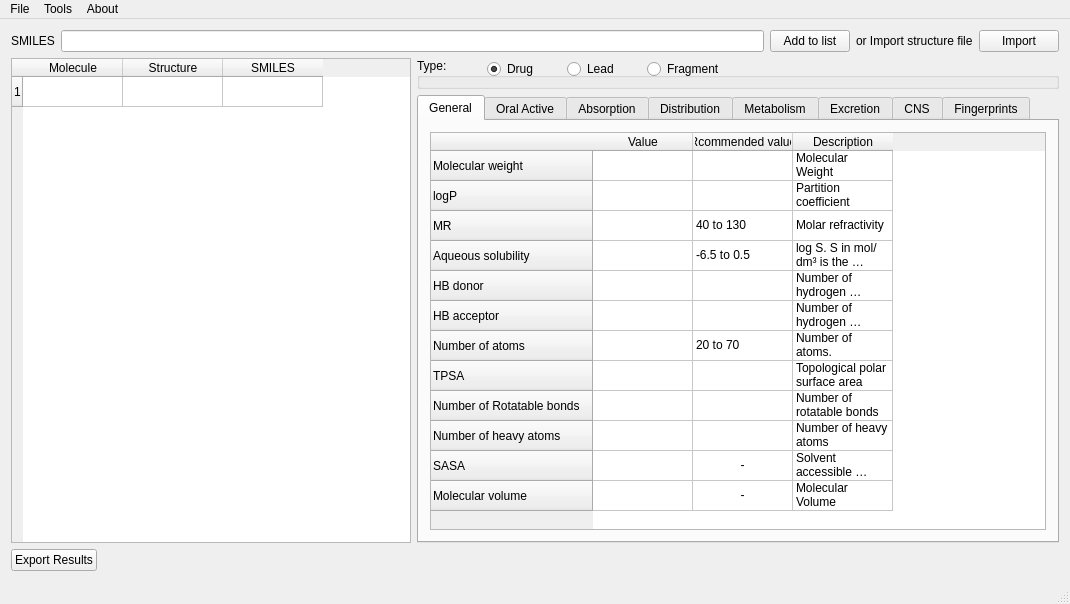
<?xml version="1.0" encoding="UTF-8"?>
<ui version="4.0">
 <class>MainWindow</class>
 <widget class="QMainWindow" name="MainWindow">
  <property name="geometry">
   <rect>
    <x>0</x>
    <y>0</y>
    <width>1070</width>
    <height>604</height>
   </rect>
  </property>
  <property name="windowTitle">
   <string>The Monkey King</string>
  </property>
  <property name="toolTip">
   <string>&lt;html&gt;&lt;head/&gt;&lt;body&gt;&lt;p&gt;&lt;br/&gt;&lt;/p&gt;&lt;/body&gt;&lt;/html&gt;</string>
  </property>
  <property name="statusTip">
   <string/>
  </property>
  <widget class="QWidget" name="centralWidget">
   <layout class="QGridLayout" name="gridLayout_2">
    <item row="1" column="0">
     <layout class="QHBoxLayout" name="horizontalLayout_2">
      <item>
       <widget class="QTableWidget" name="tb_molecule">
        <property name="maximumSize">
         <size>
          <width>400</width>
          <height>16777215</height>
         </size>
        </property>
        <row>
         <property name="text">
          <string>1</string>
         </property>
        </row>
        <column>
         <property name="text">
          <string>Molecule</string>
         </property>
        </column>
        <column>
         <property name="text">
          <string>Structure</string>
         </property>
        </column>
        <column>
         <property name="text">
          <string>SMILES</string>
         </property>
        </column>
       </widget>
      </item>
      <item>
       <layout class="QVBoxLayout" name="verticalLayout">
        <item>
         <widget class="QGroupBox" name="groupBox">
          <property name="title">
           <string>Type:</string>
          </property>
          <widget class="QRadioButton" name="radio_lead">
           <property name="geometry">
            <rect>
             <x>150</x>
             <y>0</y>
             <width>63</width>
             <height>22</height>
            </rect>
           </property>
           <property name="text">
            <string>Lead</string>
           </property>
          </widget>
          <widget class="QRadioButton" name="radio_drug">
           <property name="geometry">
            <rect>
             <x>70</x>
             <y>0</y>
             <width>64</width>
             <height>22</height>
            </rect>
           </property>
           <property name="text">
            <string>Drug</string>
           </property>
           <property name="checked">
            <bool>true</bool>
           </property>
          </widget>
          <widget class="QRadioButton" name="radio_fragment">
           <property name="geometry">
            <rect>
             <x>230</x>
             <y>0</y>
             <width>96</width>
             <height>22</height>
            </rect>
           </property>
           <property name="text">
            <string>Fragment</string>
           </property>
          </widget>
          <zorder>radio_lead</zorder>
          <zorder>radio_drug</zorder>
          <zorder>radio_fragment</zorder>
          <zorder>Property</zorder>
         </widget>
        </item>
        <item>
         <widget class="QTabWidget" name="Property">
          <property name="currentIndex">
           <number>0</number>
          </property>
          <widget class="QWidget" name="tab">
           <attribute name="title">
            <string>General</string>
           </attribute>
           <layout class="QVBoxLayout" name="verticalLayout_2">
            <item>
             <widget class="QTableWidget" name="table_general">
              <attribute name="horizontalHeaderStretchLastSection">
               <bool>false</bool>
              </attribute>
              <row>
               <property name="text">
                <string>Molecular weight</string>
               </property>
              </row>
              <row>
               <property name="text">
                <string>logP</string>
               </property>
              </row>
              <row>
               <property name="text">
                <string>MR</string>
               </property>
              </row>
              <row>
               <property name="text">
                <string>Aqueous solubility</string>
               </property>
              </row>
              <row>
               <property name="text">
                <string>HB donor</string>
               </property>
              </row>
              <row>
               <property name="text">
                <string>HB acceptor</string>
               </property>
              </row>
              <row>
               <property name="text">
                <string>Number of atoms</string>
               </property>
              </row>
              <row>
               <property name="text">
                <string>TPSA</string>
               </property>
              </row>
              <row>
               <property name="text">
                <string>Number of Rotatable bonds</string>
               </property>
              </row>
              <row>
               <property name="text">
                <string>Number of heavy atoms</string>
               </property>
              </row>
              <row>
               <property name="text">
                <string>SASA</string>
               </property>
              </row>
              <row>
               <property name="text">
                <string>Molecular volume</string>
               </property>
              </row>
              <column>
               <property name="text">
                <string>Value</string>
               </property>
              </column>
              <column>
               <property name="text">
                <string>Rcommended value</string>
               </property>
              </column>
              <column>
               <property name="text">
                <string>Description</string>
               </property>
              </column>
              <item row="0" column="1">
               <property name="text">
                <string/>
               </property>
              </item>
              <item row="0" column="2">
               <property name="text">
                <string>Molecular Weight</string>
               </property>
              </item>
              <item row="1" column="1">
               <property name="text">
                <string/>
               </property>
              </item>
              <item row="1" column="2">
               <property name="text">
                <string>Partition coefficient</string>
               </property>
              </item>
              <item row="2" column="1">
               <property name="text">
                <string>40 to 130</string>
               </property>
              </item>
              <item row="2" column="2">
               <property name="text">
                <string>Molar refractivity</string>
               </property>
              </item>
              <item row="3" column="1">
               <property name="text">
                <string>-6.5 to 0.5</string>
               </property>
              </item>
              <item row="3" column="2">
               <property name="text">
                <string>log S. S in mol/dm³ is the concentration of the solute in a saturated solution that is in equilibrium with the crystalline solid.</string>
               </property>
              </item>
              <item row="4" column="1">
               <property name="text">
                <string/>
               </property>
              </item>
              <item row="4" column="2">
               <property name="text">
                <string>Number of hydrogen bonding donor.</string>
               </property>
              </item>
              <item row="5" column="0">
               <property name="text">
                <string/>
               </property>
              </item>
              <item row="5" column="1">
               <property name="text">
                <string/>
               </property>
              </item>
              <item row="5" column="2">
               <property name="text">
                <string>Number of hydrogen bonding acceptor.</string>
               </property>
              </item>
              <item row="6" column="1">
               <property name="text">
                <string>20 to 70</string>
               </property>
              </item>
              <item row="6" column="2">
               <property name="text">
                <string>Number of atoms.</string>
               </property>
              </item>
              <item row="7" column="1">
               <property name="text">
                <string/>
               </property>
              </item>
              <item row="7" column="2">
               <property name="text">
                <string>Topological polar surface area</string>
               </property>
              </item>
              <item row="8" column="1">
               <property name="text">
                <string/>
               </property>
              </item>
              <item row="8" column="2">
               <property name="text">
                <string>Number of rotatable bonds</string>
               </property>
              </item>
              <item row="9" column="2">
               <property name="text">
                <string>Number of heavy atoms</string>
               </property>
              </item>
              <item row="10" column="1">
               <property name="text">
                <string>-</string>
               </property>
               <property name="textAlignment">
                <set>AlignHCenter|AlignVCenter|AlignCenter</set>
               </property>
              </item>
              <item row="10" column="2">
               <property name="text">
                <string>Solvent accessible surface area</string>
               </property>
              </item>
              <item row="11" column="1">
               <property name="text">
                <string>-</string>
               </property>
               <property name="textAlignment">
                <set>AlignHCenter|AlignVCenter|AlignCenter</set>
               </property>
              </item>
              <item row="11" column="2">
               <property name="text">
                <string>Molecular Volume</string>
               </property>
              </item>
             </widget>
            </item>
           </layout>
          </widget>
          <widget class="QWidget" name="tab_4">
           <attribute name="title">
            <string>Oral Active</string>
           </attribute>
           <layout class="QGridLayout" name="gridLayout_3">
            <item row="0" column="0">
             <widget class="QTableWidget" name="tb_oral">
              <attribute name="horizontalHeaderStretchLastSection">
               <bool>false</bool>
              </attribute>
              <row>
               <property name="text">
                <string>Rule of five (Lipinski's rule)</string>
               </property>
              </row>
              <row>
               <property name="text">
                <string>GSK_criteria (Veber's rule)</string>
               </property>
              </row>
              <row>
               <property name="text">
                <string>Ghose's rule</string>
               </property>
              </row>
              <row>
               <property name="text">
                <string>Gleeson's score</string>
               </property>
              </row>
              <row>
               <property name="text">
                <string>QED score</string>
               </property>
              </row>
              <column>
               <property name="text">
                <string>Value</string>
               </property>
              </column>
              <column>
               <property name="text">
                <string>Rcommended value</string>
               </property>
              </column>
              <column>
               <property name="text">
                <string>Description</string>
               </property>
              </column>
              <item row="0" column="1">
               <property name="text">
                <string/>
               </property>
              </item>
              <item row="0" column="2">
               <property name="text">
                <string>Adv. Drug Delivery Rev. 1997, 23, 3–25.   MW &lt; 500; logP &lt; 5; hydrogen‐bond donors &lt; 5 ;  hydrogen‐bond acceptors &lt; 10 </string>
               </property>
              </item>
              <item row="1" column="2">
               <property name="text">
                <string>J. Med. Chem. 2002, 45, 2615-2623.   Rotatable bonds&lt;10 ;  TPSA &lt; 140 Å²</string>
               </property>
              </item>
              <item row="2" column="2">
               <property name="text">
                <string>J. Comb. Chem. 1999, 1, 55–68 .  160≤ MW≤ 480; −0.4 ≤ cLogP ≤ 5.6; 40 ≤ molar refractivity ≤ 130; 20 ≤ number of atoms ≤ 70</string>
               </property>
              </item>
              <item row="3" column="2">
               <property name="text">
                <string>Nat. Rev. Drug Discov. 2011, 10, 197–208. Score=|2.5-logP|/2.0+|330-MW|/120 </string>
               </property>
              </item>
              <item row="4" column="2">
               <property name="text">
                <string>Nat. Chem. 2012, 24, 90-8</string>
               </property>
              </item>
             </widget>
            </item>
           </layout>
          </widget>
          <widget class="QWidget" name="tab_2">
           <attribute name="title">
            <string>Absorption</string>
           </attribute>
           <layout class="QGridLayout" name="gridLayout">
            <item row="0" column="0">
             <widget class="QTableWidget" name="table_admet">
              <row>
               <property name="text">
                <string>Caco-2 permeability</string>
               </property>
              </row>
              <row>
               <property name="text">
                <string>Caco-2 LogPapp(cm/s)</string>
               </property>
              </row>
              <row>
               <property name="text">
                <string>Human Intestinal Absorption </string>
               </property>
              </row>
              <column>
               <property name="text">
                <string>Value</string>
               </property>
              </column>
              <column>
               <property name="text">
                <string>Recommended value</string>
               </property>
              </column>
              <column>
               <property name="text">
                <string>Description</string>
               </property>
              </column>
              <item row="0" column="1">
               <property name="text">
                <string>≥ 8×10-6 cm/s</string>
               </property>
              </item>
              <item row="0" column="2">
               <property name="text">
                <string>Compound with the Caco-2 permeability value (Papp) ≥ 8×10-6 cm/s, it is labeled as high Caco-2 permeability, otherwise it is labeled as moderate-poor permeability.</string>
               </property>
              </item>
              <item row="2" column="2">
               <property name="text">
                <string>The absorption of a drug compound through the human intestinal.</string>
               </property>
              </item>
             </widget>
            </item>
           </layout>
          </widget>
          <widget class="QWidget" name="tab_6">
           <attribute name="title">
            <string>Distribution</string>
           </attribute>
           <layout class="QGridLayout" name="gridLayout_6">
            <item row="0" column="0">
             <widget class="QTableWidget" name="table_admet_2">
              <row>
               <property name="text">
                <string>Plasma Protein Binding</string>
               </property>
              </row>
              <row>
               <property name="text">
                <string>Volume of Distribution</string>
               </property>
              </row>
              <column>
               <property name="text">
                <string>Value</string>
               </property>
              </column>
              <column>
               <property name="text">
                <string>Recommended value</string>
               </property>
              </column>
              <column>
               <property name="text">
                <string>Description</string>
               </property>
              </column>
             </widget>
            </item>
           </layout>
          </widget>
          <widget class="QWidget" name="tab_7">
           <attribute name="title">
            <string>Metabolism</string>
           </attribute>
           <layout class="QGridLayout" name="gridLayout_7">
            <item row="0" column="0">
             <widget class="QTableWidget" name="table_admet_3">
              <row>
               <property name="text">
                <string>CYP1A2 inhibitor</string>
               </property>
              </row>
              <row>
               <property name="text">
                <string>CYP2C9 substrate</string>
               </property>
              </row>
              <row>
               <property name="text">
                <string>CYP2D6 inhibtor</string>
               </property>
              </row>
              <row>
               <property name="text">
                <string>CYP2D6 substrate</string>
               </property>
              </row>
              <row>
               <property name="text">
                <string>CYP3A4 inhibitor</string>
               </property>
              </row>
              <row>
               <property name="text">
                <string>CYP Inhibitory Promiscuity</string>
               </property>
              </row>
              <column>
               <property name="text">
                <string>Value</string>
               </property>
              </column>
              <column>
               <property name="text">
                <string>Recommended value</string>
               </property>
              </column>
              <column>
               <property name="text">
                <string>Description</string>
               </property>
              </column>
             </widget>
            </item>
           </layout>
          </widget>
          <widget class="QWidget" name="tab_8">
           <attribute name="title">
            <string>Excretion</string>
           </attribute>
           <layout class="QGridLayout" name="gridLayout_8">
            <item row="0" column="0">
             <widget class="QTableWidget" name="table_admet_4">
              <row>
               <property name="text">
                <string>Renal Organic Cation Transporter</string>
               </property>
              </row>
              <column>
               <property name="text">
                <string>Value</string>
               </property>
              </column>
              <column>
               <property name="text">
                <string>Recommended value</string>
               </property>
              </column>
              <column>
               <property name="text">
                <string>Description</string>
               </property>
              </column>
             </widget>
            </item>
           </layout>
          </widget>
          <widget class="QWidget" name="tab_5">
           <attribute name="title">
            <string>CNS</string>
           </attribute>
           <layout class="QGridLayout" name="gridLayout_4">
            <item row="0" column="0">
             <widget class="QTableWidget" name="tb_cns">
              <attribute name="horizontalHeaderStretchLastSection">
               <bool>false</bool>
              </attribute>
              <row>
               <property name="text">
                <string>Blood-Brain Barrier Permeability (SVM)</string>
               </property>
              </row>
              <row>
               <property name="text">
                <string>P-gp inhibitor (SVM)</string>
               </property>
              </row>
              <row>
               <property name="text">
                <string>P-gp substrate (SVM)</string>
               </property>
              </row>
              <row>
               <property name="text">
                <string>Unbound drug blood/brain concentration (Eli Lilly)</string>
               </property>
              </row>
              <row>
               <property name="text">
                <string>P-gp recognition (Envoy Therapeutics)</string>
               </property>
              </row>
              <row>
               <property name="text">
                <string>CNS drug candidate (Neuromed Technologies Inc.)</string>
               </property>
              </row>
              <row>
               <property name="text">
                <string>Brain uptake (AstraZeneca R&amp;D Södertälje)</string>
               </property>
              </row>
              <row>
               <property name="text">
                <string>Unbound drug blood/brain concentration (stepwise)</string>
               </property>
              </row>
              <column>
               <property name="text">
                <string>Value</string>
               </property>
              </column>
              <column>
               <property name="text">
                <string>Method</string>
               </property>
              </column>
              <column>
               <property name="text">
                <string>Description</string>
               </property>
              </column>
              <item row="0" column="1">
               <property name="text">
                <string>SVN</string>
               </property>
              </item>
              <item row="0" column="2">
               <property name="text">
                <string/>
               </property>
              </item>
              <item row="1" column="1">
               <property name="text">
                <string>SVM</string>
               </property>
              </item>
              <item row="2" column="1">
               <property name="text">
                <string>SVM</string>
               </property>
              </item>
              <item row="3" column="1">
               <property name="text">
                <string>cLogP &lt; 4 and TPSA 40−80 Å²</string>
               </property>
              </item>
              <item row="3" column="2">
               <property name="text">
                <string>Optimizing the ‘Drug-Like’
Properties of Leads in Drug Discovery, 1st ed.;</string>
               </property>
              </item>
              <item row="4" column="1">
               <property name="text">
                <string>HBD count &lt; 2 and
the TPSA &lt; 90 Å² (preferably &lt;70 Å² )</string>
               </property>
              </item>
              <item row="4" column="2">
               <property name="text">
                <string>J. Med. Chem. 2012, 55,
4877−4895.</string>
               </property>
              </item>
              <item row="5" column="1">
               <property name="text">
                <string>MW &lt; 450; cLogP &lt; 5; HBD &lt; 3;
HBA &lt; 7; RB &lt; 8; H-bonds &lt; 8; pK a 7.5−10.5; PSA &lt; 60−70 Å² .</string>
               </property>
              </item>
              <item row="5" column="2">
               <property name="text">
                <string>NeuroRx 2005, 2, 541−553.</string>
               </property>
              </item>
              <item row="6" column="1">
               <property name="text">
                <string>O+N&lt;5 or cLogP-O-N&gt;0</string>
               </property>
              </item>
              <item row="6" column="2">
               <property name="text">
                <string>Adv. Drug Deliv. Rev. 2002,
54, 291−313.</string>
               </property>
              </item>
             </widget>
            </item>
           </layout>
          </widget>
          <widget class="QWidget" name="tab_3">
           <attribute name="title">
            <string>Fingerprints</string>
           </attribute>
           <layout class="QVBoxLayout" name="verticalLayout_3">
            <item>
             <layout class="QHBoxLayout" name="horizontalLayout_3">
              <item>
               <widget class="QRadioButton" name="radioButton_2">
                <property name="text">
                 <string>MACCS</string>
                </property>
               </widget>
              </item>
              <item>
               <widget class="QRadioButton" name="radioButton">
                <property name="text">
                 <string>OpenBabel</string>
                </property>
               </widget>
              </item>
              <item>
               <widget class="QRadioButton" name="radioButton_3">
                <property name="text">
                 <string>Klekota Roth</string>
                </property>
               </widget>
              </item>
             </layout>
            </item>
            <item>
             <widget class="QTableWidget" name="tb_group">
              <attribute name="horizontalHeaderStretchLastSection">
               <bool>false</bool>
              </attribute>
              <column>
               <property name="text">
                <string>Value</string>
               </property>
              </column>
              <column>
               <property name="text">
                <string>Method</string>
               </property>
              </column>
              <column>
               <property name="text">
                <string>Description</string>
               </property>
              </column>
             </widget>
            </item>
           </layout>
          </widget>
         </widget>
        </item>
       </layout>
      </item>
     </layout>
    </item>
    <item row="2" column="0">
     <layout class="QHBoxLayout" name="horizontalLayout">
      <item>
       <widget class="QPushButton" name="pushButton">
        <property name="text">
         <string>Export Results</string>
        </property>
       </widget>
      </item>
      <item>
       <spacer name="horizontalSpacer">
        <property name="orientation">
         <enum>Qt::Horizontal</enum>
        </property>
        <property name="sizeHint" stdset="0">
         <size>
          <width>40</width>
          <height>20</height>
         </size>
        </property>
       </spacer>
      </item>
     </layout>
    </item>
    <item row="0" column="0">
     <layout class="QHBoxLayout" name="horizontalLayout_4">
      <item>
       <widget class="QLabel" name="label_7">
        <property name="text">
         <string>SMILES</string>
        </property>
       </widget>
      </item>
      <item>
       <widget class="QLineEdit" name="le_SMILE"/>
      </item>
      <item>
       <widget class="QPushButton" name="bt_add2list">
        <property name="text">
         <string>Add to list</string>
        </property>
       </widget>
      </item>
      <item>
       <widget class="QLabel" name="label_8">
        <property name="text">
         <string>or Import structure file</string>
        </property>
       </widget>
      </item>
      <item>
       <widget class="QPushButton" name="bt_import">
        <property name="text">
         <string>Import</string>
        </property>
       </widget>
      </item>
     </layout>
    </item>
   </layout>
  </widget>
  <widget class="QMenuBar" name="menuBar">
   <property name="geometry">
    <rect>
     <x>0</x>
     <y>0</y>
     <width>1070</width>
     <height>25</height>
    </rect>
   </property>
   <property name="defaultUp">
    <bool>false</bool>
   </property>
   <property name="nativeMenuBar">
    <bool>true</bool>
   </property>
   <widget class="QMenu" name="menuFile">
    <property name="title">
     <string>File</string>
    </property>
    <addaction name="actionImport"/>
    <addaction name="actionExport"/>
    <addaction name="separator"/>
    <addaction name="actionQuit"/>
   </widget>
   <widget class="QMenu" name="menuAbout">
    <property name="title">
     <string>About</string>
    </property>
    <addaction name="actionAbout"/>
   </widget>
   <widget class="QMenu" name="menuFilter">
    <property name="title">
     <string>Tools</string>
    </property>
    <addaction name="actionFilter_database"/>
   </widget>
   <addaction name="menuFile"/>
   <addaction name="menuFilter"/>
   <addaction name="menuAbout"/>
  </widget>
  <widget class="QStatusBar" name="statusBar"/>
  <action name="actionImport">
   <property name="text">
    <string>Import</string>
   </property>
  </action>
  <action name="actionExport">
   <property name="text">
    <string>Export</string>
   </property>
  </action>
  <action name="actionAbout">
   <property name="text">
    <string>About</string>
   </property>
  </action>
  <action name="actionQuit">
   <property name="text">
    <string>Quit</string>
   </property>
  </action>
  <action name="actionFilter_database">
   <property name="text">
    <string>Filter database</string>
   </property>
  </action>
 </widget>
 <layoutdefault spacing="6" margin="11"/>
 <resources/>
 <connections/>
</ui>
